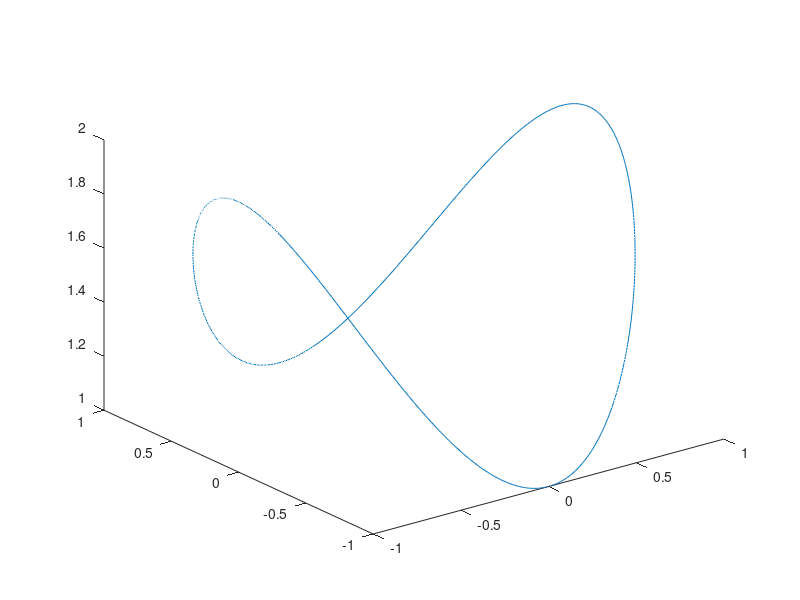

MATLAB code for this plot:
clear all
y = [-10, 2, 3 , 4, 8, -10]
plot(y)

x1 = [-10, 2, 3 , 4, 8, -10]
y1 = [10, 21, -3 , 14, 18, 10]
plot(x1,y1)

t=0:pi/360:2*pi;
x=sin(t);
y=cos(t);
z=2*x.^2+y.^2;
plot3(x,y,z)